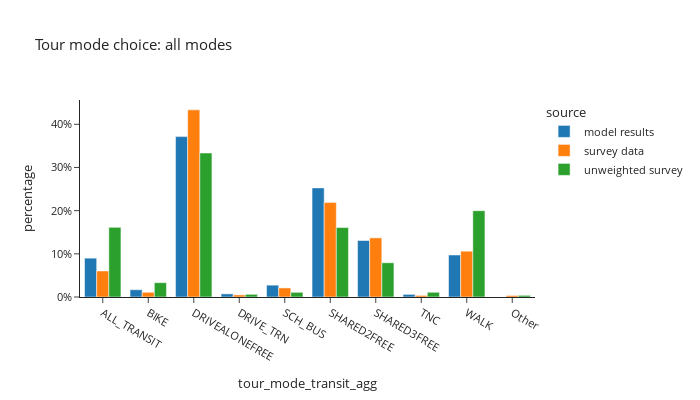

Notebook source saved alongside this figure:
### Code cell
# aggregate transit modes
transit_modes = ['WALK_LOC','WALK_COM','WALK_FRY','WALK_LR']
tour_mode_data['tour_mode_transit_agg'] = tour_mode_data['tour_mode'].apply(lambda x: "ALL_TRANSIT" if x in transit_modes else x)

df_plot = tour_mode_data.groupby(['source','tour_mode_transit_agg'])['trip_weight_2017_2019'].sum().reset_index()
df_plot['percentage'] = df_plot.groupby(['source'], group_keys=False)['trip_weight_2017_2019']. \
    apply(lambda x: x / float(x.sum()))

fig = px.bar(df_plot, x="tour_mode_transit_agg", y="percentage", color="source",barmode="group", template="simple_white",
             # color_discrete_sequence=config['psrc_color'],
             title="Tour mode choice: all modes")
fig.for_each_annotation(lambda a: a.update(text = a.text.split("=")[-1]))
fig.update_layout(height=400, width=700, font=dict(size=11), yaxis=dict(tickformat=".0%"))
fig.show()

### Figure 1 — Plotly figure (JSON) as saved in the notebook; plotly's stock layout.template omitted (floating-point values rounded to 4 significant figures)
{"data": [{"alignmentgroup": "True", "hovertemplate": "source=model results<br>tour_mode_transit_agg=%{x}<br>percentage=%{y}<extra></extra>", "legendgroup": "model results", "marker": {"color": "#1F77B4", "pattern": {"shape": ""}}, "name": "model results", "offsetgroup": "model results", "orientation": "v", "showlegend": true, "textposition": "auto", "type": "bar", "x": ["ALL_TRANSIT", "BIKE", "DRIVEALONEFREE", "DRIVE_TRN", "SCH_BUS", "SHARED2FREE", "SHARED3FREE", "TNC", "WALK"], "xaxis": "x", "y": [0.08998, 0.01686, 0.3715, 0.007258, 0.02742, 0.2527, 0.1308, 0.006067, 0.09733], "yaxis": "y"}, {"alignmentgroup": "True", "hovertemplate": "source=survey data<br>tour_mode_transit_agg=%{x}<br>percentage=%{y}<extra></extra>", "legendgroup": "survey data", "marker": {"color": "#FF7F0E", "pattern": {"shape": ""}}, "name": "survey data", "offsetgroup": "survey data", "orientation": "v", "showlegend": true, "textposition": "auto", "type": "bar", "x": ["ALL_TRANSIT", "BIKE", "DRIVEALONEFREE", "DRIVE_TRN", "Other", "SCH_BUS", "SHARED2FREE", "SHARED3FREE", "TNC", "WALK"], "xaxis": "x", "y": [0.06024, 0.01097, 0.4335, 0.004861, 0.003516, 0.02098, 0.2192, 0.137, 0.003664, 0.1061], "yaxis": "y"}, {"alignmentgroup": "True", "hovertemplate": "source=unweighted survey<br>tour_mode_transit_agg=%{x}<br>percentage=%{y}<extra></extra>", "legendgroup": "unweighted survey", "marker": {"color": "#2CA02C", "pattern": {"shape": ""}}, "name": "unweighted survey", "offsetgroup": "unweighted survey", "orientation": "v", "showlegend": true, "textposition": "auto", "type": "bar", "x": ["ALL_TRANSIT", "BIKE", "DRIVEALONEFREE", "DRIVE_TRN", "Other", "SCH_BUS", "SHARED2FREE", "SHARED3FREE", "TNC", "WALK"], "xaxis": "x", "y": [0.1613, 0.03319, 0.3336, 0.006182, 0.003837, 0.01087, 0.1609, 0.07931, 0.01094, 0.1999], "yaxis": "y"}], "layout": {"barmode": "group", "font": {"size": 11}, "height": 400, "legend": {"title": {"text": "source"}, "tracegroupgap": 0}, "title": {"text": "Tour mode choice: all modes"}, "width": 700, "xaxis": {"anchor": "y", "domain": [0.0, 1.0], "title": {"text": "tour_mode_transit_agg"}}, "yaxis": {"anchor": "x", "domain": [0.0, 1.0], "tickformat": ".0%", "title": {"text": "percentage"}}}}
